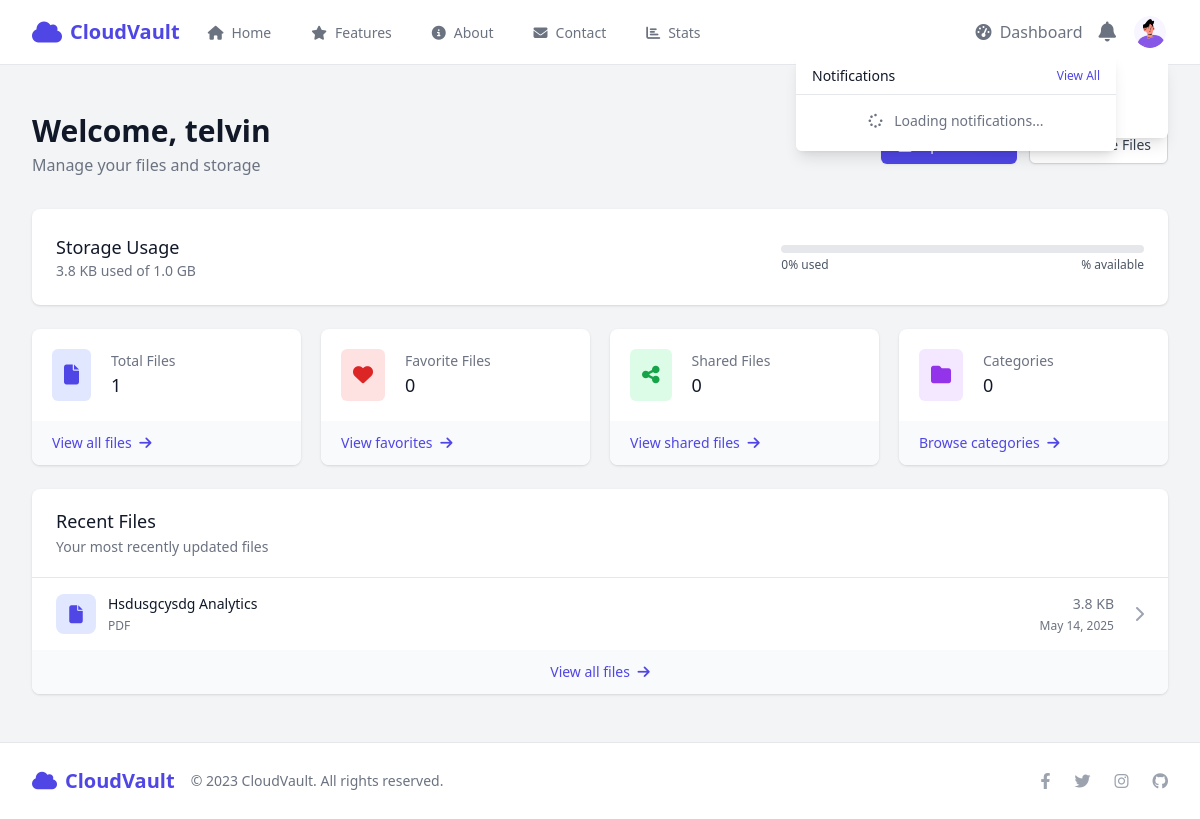
/dashboard/ (signed in), run on an earlier commit of the app's database.
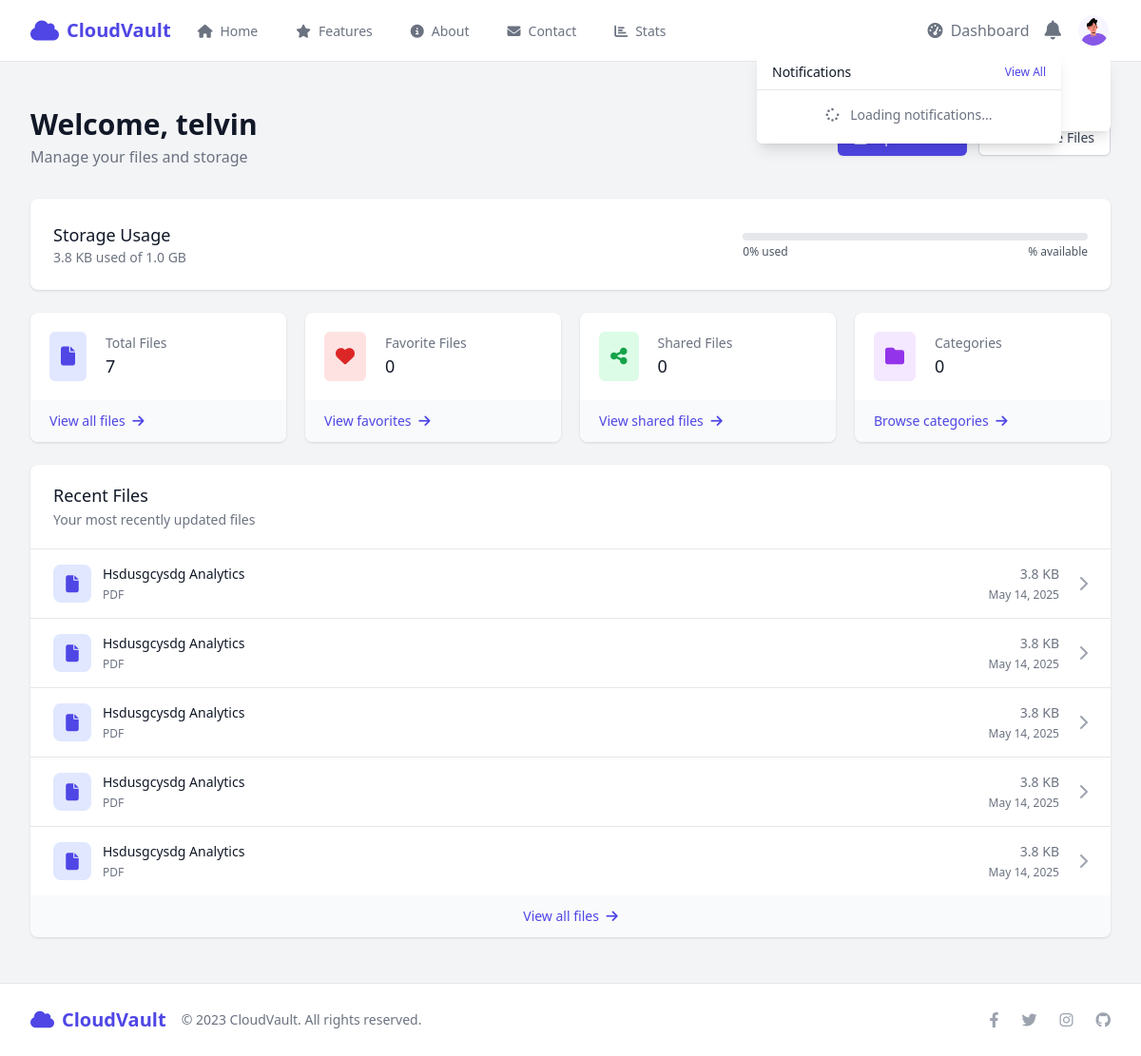
And on a later commit of the database.
### files/models.py (models this page shows, shortened)
class FileItem(models.Model):
    user = models.ForeignKey(User, on_delete=models.CASCADE, related_name='files')
    title = models.CharField(max_length=255)
    description = models.TextField(blank=True, null=True)
    file = models.FileField(upload_to=get_file_path)
    file_size = models.BigIntegerField(default=0)  # Size in bytes
    category = models.ForeignKey(FileCategory, on_delete=models.SET_NULL, null=True, blank=True)
    folder = models.ForeignKey(Folder, on_delete=models.CASCADE, null=True, blank=True, related_name='files')
    is_favorite = models.BooleanField(default=False)
    is_public = models.BooleanField(default=False)
    created_at = models.DateTimeField(default=timezone.now)
    updated_at = models.DateTimeField(auto_now=True)
    deleted_at = models.DateTimeField(null=True, blank=True)  # For soft delete/trash functionality
    view_count = models.IntegerField(default=0)
    download_count = models.IntegerField(default=0)
    class Meta:
        ordering = ['-updated_at']
    def extension(self):
        return os.path.splitext(self.file.name)[1][1:].upper()
    def get_readable_file_size(self):
        return FileItem.get_readable_size(self.file_size)
    @classmethod
    def get_readable_size(cls, size_in_bytes):
        size = size_in_bytes
        for unit in ['B', 'KB', 'MB', 'GB']:
            if size < 1024 or unit == 'GB':
                return f"{size:.1f} {unit}"
            size /= 1024

### core/views.py (the view)
# urls.py: path('dashboard/', views.dashboard, name='dashboard'),
@login_required
def dashboard(request):
    total_files = FileItem.objects.filter(user=request.user).count()
    favorites = FileItem.objects.filter(user=request.user, is_favorite=True).count()
    categories = FileCategory.objects.annotate(
        file_count=Count('fileitem', filter=FileItem.objects.filter(user=request.user).values('id'))
    )
    recent_files = FileItem.objects.filter(user=request.user).order_by('-updated_at')[:5]
    context = {
        'total_files': total_files,
        'favorites': favorites,
        'categories': categories,
        'recent_files': recent_files,
    }
    return render(request, 'core/dashboard.html', context)

### accounts/models.py (called while the page is built)
    def get_storage_usage_percentage(self):
        if self.storage_limit == 0:
            return 0
        return min(100, int((self.storage_used / self.storage_limit) * 100))

    def get_readable_storage_used(self):
        size = self.storage_used
        for unit in ['B', 'KB', 'MB', 'GB']:
            if size < 1024 or unit == 'GB':
                return f"{size:.1f} {unit}"
            size /= 1024

    def get_readable_storage_limit(self):
        size = self.storage_limit
        for unit in ['B', 'KB', 'MB', 'GB']:
            if size < 1024 or unit == 'GB':
                return f"{size:.1f} {unit}"
            size /= 1024

### templates/core/dashboard.html (shortened to what the changed rows need)
{% extends 'base.html' %}
{% block content %}
<div class="bg-gray-100">
    <div class="max-w-7xl mx-auto py-6 sm:px-6 lg:px-8">
        <div class="px-4 py-6 sm:px-0">
            <div class="mb-8">
                <div class="flex flex-col md:flex-row md:items-center md:justify-between">
                    <div class="mb-4 md:mb-0">
                        <h1 class="text-3xl font-bold text-gray-900 fade-in">Welcome, {{ user.first_name|default:user.username }}</h1>
                    </div>
                </div>
            </div>
            <div class="bg-white shadow rounded-lg p-6 mb-6 fade-in">
                <div class="flex flex-col md:flex-row md:items-center md:justify-between">
                    <div class="mb-4 md:mb-0">
                        <h2 class="text-lg font-medium text-gray-900">Storage Usage</h2>
                    </div>
                </div>
            </div>
            <div class="grid grid-cols-1 gap-5 sm:grid-cols-2 lg:grid-cols-4 mb-6">
                <div class="bg-white overflow-hidden shadow rounded-lg fade-in hover-scale">
                    <div class="p-5">
                        <div class="flex items-center">
                            <div class="ml-5 w-0 flex-1">
                                <dl>
                                    <dd>
                                        <div class="text-lg font-medium text-gray-900">{{ total_files|default:"0" }}</div>
                                    </dd>
                                </dl>
                            </div>
                        </div>
                    </div>
                </div>
            </div>
            <div class="bg-white shadow rounded-lg overflow-hidden fade-in">
                <ul class="divide-y divide-gray-200">
                    {% if recent_files %}
                        {% for file in recent_files %}
                        <li class="hover:bg-gray-50">
                            <a href="{% url 'files:file_detail' file.id %}" class="block hover:bg-gray-50">
                                <div class="px-6 py-4 flex items-center">
                                    <div class="w-10 h-10 flex-shrink-0 mr-3 rounded-lg bg-{{ file.category.color|default:'primary-100' }} flex items-center justify-center text-{{ file.category.color|default:'primary-600' }}">
                                        <i class="fas fa-{{ file.category.icon|default:'file' }} text-lg"></i>
                                    </div>
                                    <div class="min-w-0 flex-1">
                                        <div class="flex justify-between text-sm">
                                            <p class="font-medium text-gray-900 truncate">{{ file.title }}</p>
                                            <p class="ml-2 flex-shrink-0 text-gray-500">{{ file.get_readable_file_size }}</p>
                                        </div>
                                        <div class="flex justify-between text-xs mt-1">
                                            <p class="text-gray-500">
                                                <span class="uppercase font-medium">{{ file.extension }}</span>
                                            </p>
                                            <p class="text-gray-500">{{ file.updated_at|date:"M d, Y" }}</p>
                                        </div>
                                    </div>
                                    <div class="ml-5">
                                        <i class="fas fa-chevron-right text-gray-400"></i>
                                    </div>
                                </div>
                            </a>
                        </li>
                        {% endfor %}
                    {% endif %}
                </ul>
            </div>
        </div>
    </div>
</div>
{% endblock %}

What changed in the data, as far as the page shows it:
added FileItem: title "Hsdusgcysdg Analytics", get_readable_file_size "3.8 KB", extension "PDF", updated_at "May 14, 2025"
added FileItem: title "Hsdusgcysdg Analytics", get_readable_file_size "3.8 KB", extension "PDF", updated_at "May 14, 2025"
added FileItem: title "Hsdusgcysdg Analytics", get_readable_file_size "3.8 KB", extension "PDF", updated_at "May 14, 2025"
added FileItem: title "Hsdusgcysdg Analytics", get_readable_file_size "3.8 KB", extension "PDF", updated_at "May 14, 2025"
Also different on the page:
{{ total_files|default:"0" }}: "1" → "7"
